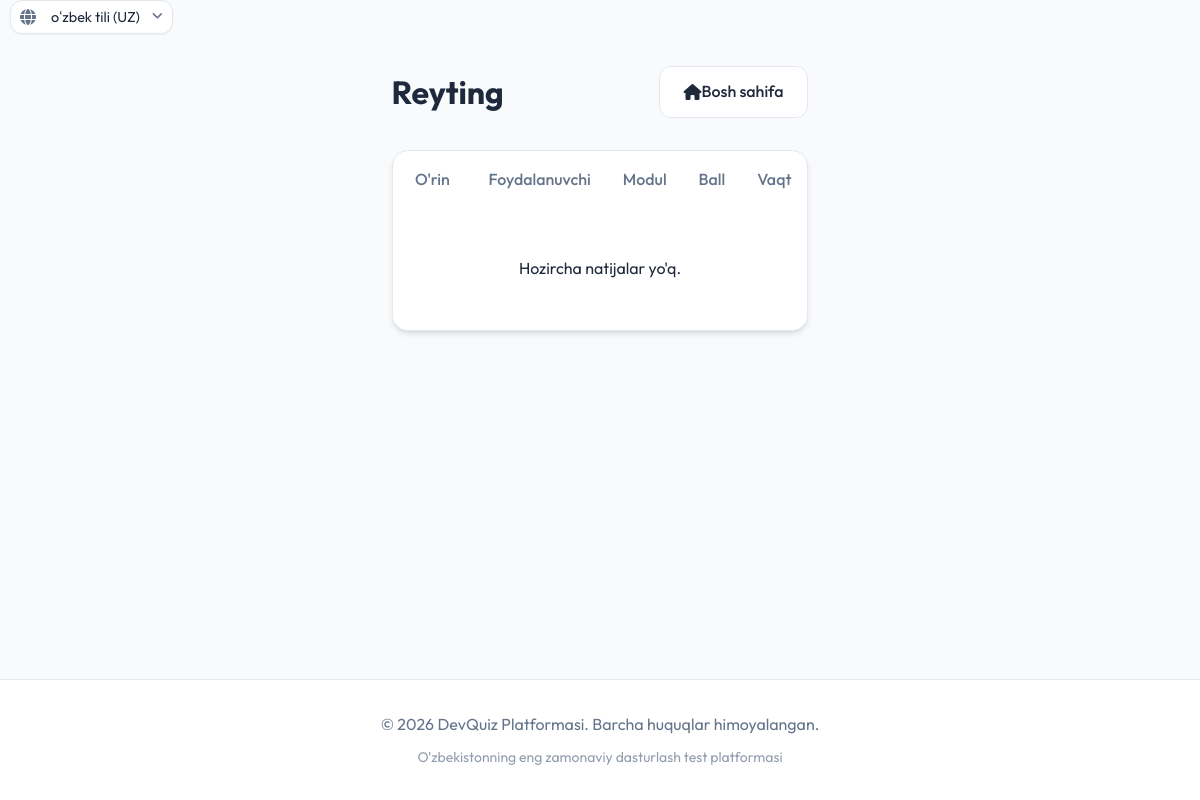
The app's page /uz/leaderboard/, older data.
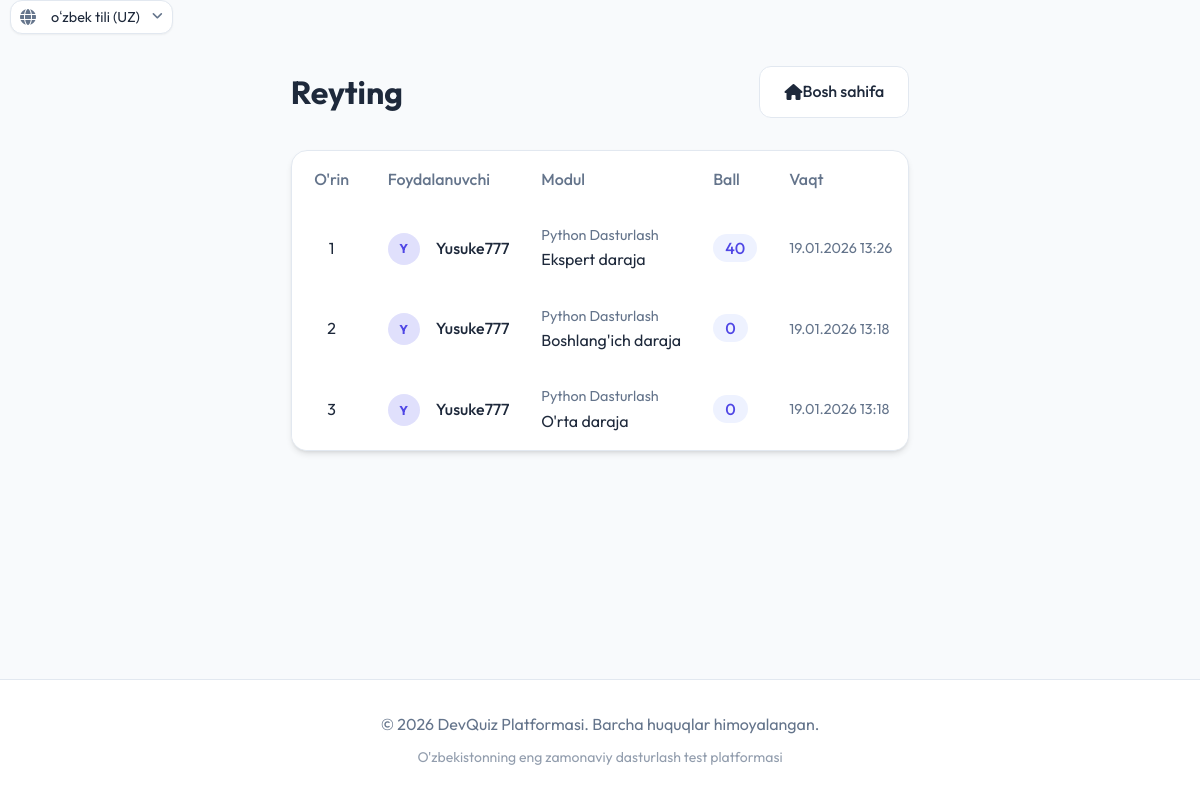
The same page, newer data.
### quiz/models.py (models this page shows, shortened)
class TestAttempt(models.Model):
    module = models.ForeignKey(Module, on_delete=models.CASCADE, related_name='attempts', verbose_name="Modul")
    user = models.ForeignKey(User, on_delete=models.CASCADE, related_name='attempts', verbose_name="Foydalanuvchi")
    score = models.IntegerField(default=0, verbose_name="Ball")
    total_questions = models.IntegerField(default=0, verbose_name="Jami savollar")
    correct_answers = models.IntegerField(default=0, verbose_name="To'g'ri javoblar")
    start_time = models.DateTimeField(default=timezone.now, verbose_name="Boshlangan vaqt")
    completed = models.BooleanField(default=False, verbose_name="Tugatilgan")
    completed_at = models.DateTimeField(null=True, blank=True, verbose_name="Tugatilgan vaqt")
    date_taken = models.DateTimeField(auto_now=True, verbose_name="Topshirilgan sana")
    class Meta:
        verbose_name = "Test urinishi"
        verbose_name_plural = "Test urinishlari"

class Module(models.Model):
    subject = models.ForeignKey(Subject, on_delete=models.CASCADE, related_name='modules', verbose_name="Fan")
    name = models.CharField(max_length=100, verbose_name="Modul nomi")
    description = models.TextField(blank=True, verbose_name="Tavsif")
    order = models.PositiveIntegerField(default=0, verbose_name="Tartib raqami")
    duration = models.PositiveIntegerField(default=30, help_text="Daqiqalarda kiriting", verbose_name="Davomiyligi (daqiqa)")
    class Meta:
        ordering = ['order']
        verbose_name = "Modul"
        verbose_name_plural = "Modullar"

class Subject(models.Model):
    name = models.CharField(max_length=100, verbose_name="Fan nomi")
    description = models.TextField(blank=True, verbose_name="Tavsif")
    image = models.ImageField(upload_to='subjects/', blank=True, null=True, verbose_name="Rasm")
    slug = models.SlugField(unique=True, blank=True)
    class Meta:
        verbose_name = "Fan"
        verbose_name_plural = "Fanlar"

### quiz/views.py (the view)
# urls.py: path('leaderboard/', views.leaderboard, name='leaderboard'),
def leaderboard(request):
    top_attempts = TestAttempt.objects.select_related('module').order_by('-score', 'date_taken')[:50]
    return render(request, 'quiz/leaderboard.html', {'top_attempts': top_attempts})

### quiz/templates/quiz/leaderboard.html
{% extends 'quiz/base.html' %}
{% load static i18n %}
{% block content %}
<div class="animate-fade-in">
    <div class="d-flex justify-content-between align-items-center" style="margin-bottom: 2rem;">
        <h1>{% trans "Reyting" %}</h1>
        <a href="{% url 'quiz:home' %}" class="btn btn-secondary">
            <i class="fas fa-home"></i> {% trans "Bosh sahifa" %}
        </a>
    </div>
    <div class="card" style="padding: 0; overflow: hidden;">
        <div style="overflow-x: auto;">
            <table class="leaderboard-table" style="width: 100%; text-align: left; border-collapse: collapse;">
                <thead>
                    <tr>
                        <th style="width: 80px; text-align: center;">{% trans "O'rin" %}</th>
                        <th>{% trans "Foydalanuvchi" %}</th>
                        <th>{% trans "Modul" %}</th>
                        <th>{% trans "Ball" %}</th>
                        <th>{% trans "Vaqt" %}</th>
                    </tr>
                </thead>
                <tbody>
                    {% for attempt in top_attempts %}
                    <tr>
                        <td style="text-align: center;">
                            {% if forloop.counter == 1 %}
                            <div class="leaderboard-rank rank-1">1</div>
                            {% elif forloop.counter == 2 %}
                            <div class="leaderboard-rank rank-2">2</div>
                            {% elif forloop.counter == 3 %}
                            <div class="leaderboard-rank rank-3">3</div>
                            {% else %}
                            <div
                                style="width: 40px; height: 40px; display: flex; align-items: center; justify-content: center; margin: 0 auto; color: var(--text-muted); font-weight: 700;">
                                {{ forloop.counter }}
                            </div>
                            {% endif %}
                        </td>
                        <td>
                            <div class="d-flex align-items-center gap-3" style="padding: 0.5rem 0;">
                                <div
                                    style="width: 32px; height: 32px; background: rgba(99, 102, 241, 0.2); border-radius: 50%; display: flex; align-items: center; justify-content: center; font-weight: 700; color: var(--primary); font-size: 0.8rem;">
                                    {{ attempt.user.username|slice:":1"|upper }}
                                </div>
                                <span style="font-weight: 500;">{{ attempt.user.username }}</span>
                            </div>
                        </td>
                        <td>
                            <div style="font-size: 0.9em; color: var(--text-muted);">{{ attempt.module.subject.name }}
                            </div>
                            <div>{{ attempt.module.name }}</div>
                        </td>
                        <td>
                            <span class="badge badge-primary" style="font-size: 1rem;">{{ attempt.score }}</span>
                        </td>
                        <td style="color: var(--text-muted); font-size: 0.9em;">
                            {{ attempt.date_taken|date:"d.m.Y H:i" }}
                        </td>
                    </tr>
                    {% empty %}
                    <tr>
                        <td colspan="5" style="text-align: center; padding: 3rem;">
                            {% trans "Hozircha natijalar yo'q." %}
                        </td>
                    </tr>
                    {% endfor %}
                </tbody>
            </table>
        </div>
    </div>
</div>
{% endblock %}

### quiz/templates/quiz/base.html (shortened to what this page needs)
{% load static i18n %}
<!DOCTYPE html>
<html lang="uz">
<head>
    <link href="https://cdnjs.cloudflare.com/ajax/libs/font-awesome/6.4.0/css/all.min.css" rel="stylesheet">
    <link rel="stylesheet" href="{% static 'css/style.css' %}">
</head>
<body>
    {% load i18n %}
    <form action="{% url 'set_language' %}" method="post" style="display:inline; margin-left: 10px;">
        <div class="language-switcher">
            <select name="language" onchange="this.form.submit()" style="padding-left: 2.5rem;">
                {% get_current_language as LANGUAGE_CODE %}
                {% get_available_languages as LANGUAGES %}
                {% get_language_info_list for LANGUAGES as languages %}
                {% for language in languages %}
                <option value="{{ language.code }}">
                    {{ language.name_local }} ({{ language.code|upper }})
                </option>
                {% endfor %}
            </select>
        </div>
    </form>
    <main class="container" style="flex: 1; padding-top: 2rem; padding-bottom: 2rem;">
        {% block content %}
        {% endblock %}
    </main>
    <footer class="footer">
        <div class="container">
            <p>&copy; {% now "Y" %} {% trans "DevQuiz Platformasi. Barcha huquqlar himoyalangan." %}</p>
            <p style="font-size: 0.875rem; margin-top: 0.5rem; opacity: 0.7;">
                {% trans "O'zbekistonning eng zamonaviy dasturlash test platformasi" %}
            </p>
        </div>
    </footer>
</body>
</html>

### static/css/style.css (style rules this page uses)
:root { --primary: #4f46e5; --primary-hover: #4338ca; --secondary: #ec4899; --accent: #8b5cf6; --background: #f8fafc; --surface: #ffffff; --text-main: #1e293b; --text-muted: #64748b; --border: #e2e8f0; --success: #10b981; --warning: #f59e0b; --danger: #ef4444; --shadow-sm: 0 1px 2px 0 rgb(0 0 0 / 0.05); --shadow-md: 0 4px 6px -1px rgb(0 0 0 / 0.1), 0 2px 4px -2px rgb(0 0 0 / 0.1); --shadow-lg: 0 10px 15px -3px rgb(0 0 0 / 0.1), 0 4px 6px -4px rgb(0 0 0 / 0.1); --shadow-colored: 0 10px 15px -3px rgba(79, 70, 229, 0.2); --radius-sm: 0.375rem; --radius-md: 0.75rem; --radius-lg: 1rem; --radius-xl: 1.5rem; --bg-card: var(--surface); --font-mono: 'Courier New', Courier, monospace; }
* { margin: 0; padding: 0; box-sizing: border-box; }
body { font-family: 'Outfit', sans-serif; background-color: var(--background); color: var(--text-main); line-height: 1.6; display: flex; flex-direction: column; min-height: 100vh; }
h1, h2, h3, h4, h5, h6 { font-weight: 700; line-height: 1.2; color: var(--text-main); }
a { text-decoration: none; color: inherit; transition: all 0.2s ease; }
.container { max-width: 1200px; margin: 0 auto; padding: 0 1.5rem; }
.btn { display: inline-flex; align-items: center; justify-content: center; padding: 0.75rem 1.5rem; border-radius: var(--radius-md); font-weight: 500; cursor: pointer; transition: all 0.3s cubic-bezier(0.4, 0, 0.2, 1); border: none; font-size: 1rem; }
.btn-secondary { background: white; color: var(--text-main); border: 1px solid var(--border); }
.d-flex { display: flex; }
.justify-content-between { justify-content: space-between; }
.align-items-center { align-items: center; }
.gap-3 { gap: 1rem; }
.card { background: var(--surface); border-radius: var(--radius-lg); box-shadow: var(--shadow-md); border: 1px solid var(--border); overflow: hidden; transition: transform 0.3s ease, box-shadow 0.3s ease; }
.footer { margin-top: auto; background: white; border-top: 1px solid var(--border); padding: 2rem 0; text-align: center; color: var(--text-muted); }
.badge { padding: 0.25rem 0.75rem; border-radius: 9999px; font-size: 0.875rem; font-weight: 500; }
.badge-primary { background: #eef2ff; color: var(--primary); }
.animate-fade-in { animation: fadeIn 0.6s ease-out forwards; }
.leaderboard-table { width: 100%; border-collapse: separate; border-spacing: 0 0.5rem; }
.leaderboard-table th { text-align: left; padding: 1rem; color: var(--text-muted); font-weight: 500; }
.leaderboard-table td { background: white; padding: 1rem; }
.leaderboard-table tr td:first-child { border-radius: var(--radius-md) 0 0 var(--radius-md); }
.leaderboard-table tr td:last-child { border-radius: 0 var(--radius-md) var(--radius-md) 0; }
.language-switcher { position: relative; display: inline-block; }
.language-switcher select { appearance: none; -webkit-appearance: none; -moz-appearance: none; background-color: white; border: 1px solid var(--border); border-radius: var(--radius-md); padding: 0.5rem 2rem 0.5rem 1rem; font-family: inherit; font-size: 0.9rem; color: var(--text-main); cursor: pointer; transition: all 0.2s; box-shadow: var(--shadow-sm); }
.language-switcher::after { content: '\f107'; font-family: 'Font Awesome 6 Free'; font-weight: 900; position: absolute; right: 10px; top: 50%; transform: translateY(-50%); pointer-events: none; color: var(--text-muted); font-size: 0.8rem; }

Row changes from the older to the newer data that the page shows:
added TestAttempt: shows "1", user.username "Y", user.username "Yusuke777", module.subject.name "Python Dasturlash", module.name "Ekspert daraja", score "40", date_taken "19.01.2026 13:26"
added TestAttempt: shows "2", user.username "Y", user.username "Yusuke777", module.subject.name "Python Dasturlash", module.name "Boshlang'ich daraja", score "0", date_taken "19.01.2026 13:18"
added TestAttempt: shows "3", user.username "Y", user.username "Yusuke777", module.subject.name "Python Dasturlash", module.name "O'rta daraja", score "0", date_taken "19.01.2026 13:18"
Text that changed along with them:
text no longer shown: "Hozircha natijalar yo'q."
